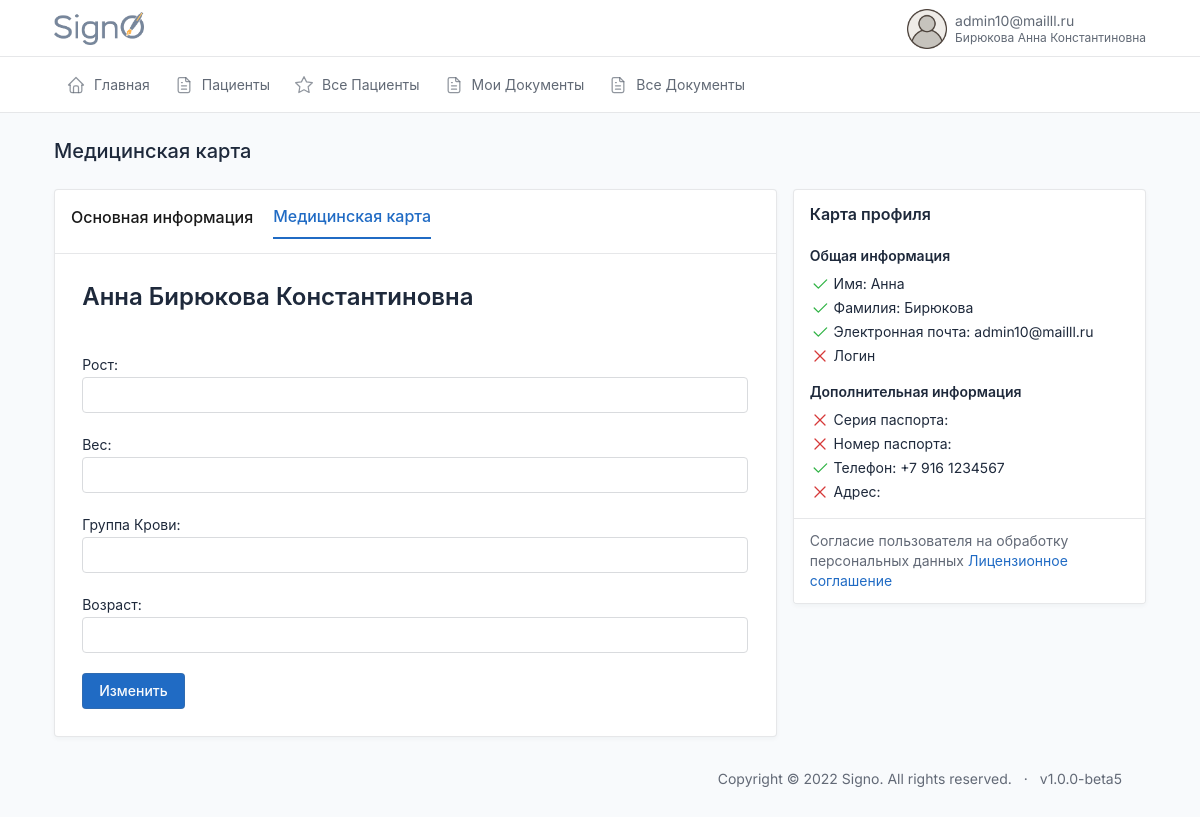
Screenshot of /id/mymedcard/ (signed in) with the database file from the repository.
### users/models.py (models this page shows, shortened)
class CustomUser(AbstractBaseUser, PermissionsMixin):
    email = models.EmailField(max_length=254, unique=True, verbose_name='Электронная почта')
    first_name = models.CharField(u"Имя", max_length=100, blank=True, null=True)
    last_name = models.CharField(u"Фамилия", max_length=100, blank=True, null=True)
    patronymic = models.CharField(u"Отчество", max_length=100, blank=True, null=True)
    pasport_series = models.CharField(max_length=12, blank=True, verbose_name='Серия паспорта')
    pasport_number = models.CharField(max_length=12, blank=True, verbose_name='Номер паспорта')
    addres = models.CharField(max_length=240, blank=True, verbose_name='Адрес пользователя')
    user_profile_id = models.IntegerField(blank=True, verbose_name='ID пользователя', null=True)
    phone = models.CharField(max_length=24, verbose_name='Телефон')
    uniq_id = models.CharField(unique=True, max_length=12, blank=True, null=True, verbose_name='Уникальный ID')
    photo = models.ImageField(
        upload_to='users/%Y/%m/%d/',
        blank=True,
        default='../static/images/default_avatar.png',
        verbose_name='Аватар')
    is_active = models.BooleanField(default=True, verbose_name='Активирован')
    is_admin = models.BooleanField(default=False, verbose_name='Администратор')
    is_staff = models.BooleanField(_('staff status'), default=False)
    is_superuser = models.BooleanField(_('super user'), default=False)
    date_joined = models.DateTimeField(u'date joined', blank=True, null=True, default=timezone.now)
    last_login = models.DateTimeField(u'last login', blank=True, null=True)
    groups = models.ManyToManyField(Group, blank=True, null=True, verbose_name='Группы', related_name='groups')
    user_permissions = models.ManyToManyField(Permission, blank=True, null=True, verbose_name='Разрешения', related_name='user_permissions')
    date_of_birthday = models.DateField(blank=True, null=True, verbose_name='Дата Рождения')
    ADMINISTRATOR = 'AD'
    DOCTOR = 'DO'
    CLIENT = 'CL'
    DIRECTOR = 'DI'
    TYPE_ROLE = [
        (ADMINISTRATOR, 'Администратор'),
        (DOCTOR, 'Врач'),
        (CLIENT, 'Клиент'),
        (DIRECTOR, 'Руководитель')
    ]
    type = models.CharField(max_length=6, choices=TYPE_ROLE, default=CLIENT, verbose_name='Тип пользователя')
    ban = models.BooleanField(default=False, verbose_name='Уволен')
    ban_date = models.DateTimeField(verbose_name='дата увольнения', blank=True, null=True)
    ecp = models.BooleanField(default=False, verbose_name='Наличие ЭЦП')
    USERNAME_FIELD = 'email'
    REQUIRED_FIELDS = []
    objects = CustomUserManager()
    class Meta:
        verbose_name='Пользователь'
        verbose_name_plural='Пользователи'

class MedCard(models.Model):
    user = models.OneToOneField(CustomUser, verbose_name='Клиент', on_delete=models.CASCADE)
    height = models.CharField(max_length=100, verbose_name='Рост', blank=True, null=True)
    weight = models.CharField(max_length=100, verbose_name='Вес', blank=True, null=True)
    blood = models.CharField(max_length=100, verbose_name='Группа крови', blank=True, null=True)
    age = models.CharField(max_length=100, verbose_name='Возраст', blank=True, null=True)
    class Meta:
        verbose_name = 'Карта'
        verbose_name_plural = 'Карты'

### users/views.py (the view)
# urls.py: path('mymedcard/', show_mymedcard, name='mymedcard'),
@login_required
def show_mymedcard(request):
    if request.method == 'POST':
        u_form = MedCardUpdateForm(request.POST, instance=request.user.medcard)
        if u_form.is_valid():
            u_form.save()
            messages.success(request, f'Ваш профиль успешно обновлен.')
            return redirect('profile')
    else:
        u_form = MedCardUpdateForm(instance=request.user.medcard)
    context = {
        'title': 'Медицинская карта',
        'u_form': u_form,
    }
    return render(request, 'index/mymedcard.html', context)

### users/forms.py
class MedCardUpdateForm(forms.ModelForm):
    height = forms.CharField(label='Рост', required=True, widget=forms.TextInput(attrs={'class': 'form-control'}))
    weight = forms.CharField(label='Вес', required=True, widget=forms.TextInput(attrs={'class': 'form-control'}))
    blood = forms.CharField(label='Группа Крови', required=True, widget=forms.TextInput(attrs={'class': 'form-control'}))
    age = forms.CharField(label='Возраст', required=True, widget=forms.TextInput(attrs={'class': 'form-control'}))
    class Meta:
        model = MedCard
        fields = ['height', 'weight', 'blood', 'age']

### index/templates/index/mymedcard.html (shortened to what this page needs)
{%extends 'index.html'%}{%load static%}
{%block content%}
<div class="row row-cards">
              <div class="col-lg-8">
                <div class="card card-lg">
                                      <div class="card-header">
                    <a href="{%url 'profile'%}"><h3 class="card-title"  style="    padding: 0px 0px 9px 0px;
    color: #191919;">Основная информация</h3></a>
                    <a href="{%url 'mymedcard'%}"><h3 class="card-title"  style="    border-bottom: 2px solid;
    padding: 0px 0px 9px 0px;">Медицинская карта</h3></a>
                  </div>
                  <div class="card-body">
                    <div class="markdown">
<form action="" method="post" enctype="multipart/form-data">
    <h1>{{request.user.first_name}} {{request.user.last_name}} {{request.user.patronymic}}</h1>
    {{u_form}}
    <button type="submit" class="btn btn-primary">Изменить</button>
</form>
                    </div>
                  </div>
                </div>
              </div>
              <div class="col-lg-4">
                <div class="card">
                  <div class="card-body">
                    <div class="d-flex align-items-center mb-3">
                      <div>
                        <h3 class="lh-1">
                        Карта профиля
                        </h3>
                      </div>
                    </div>
                    <h4>Общая информация</h4>
                    <ul class="list-unstyled space-y-1">
                      <li>
                          {%if request.user.first_name%}
                          <svg xmlns="http://www.w3.org/2000/svg" class="icon text-green" width="24" height="24" viewBox="0 0 24 24" stroke-width="2" stroke="currentColor" fill="none" stroke-linecap="round" stroke-linejoin="round"><path stroke="none" d="M0 0h24v24H0z" fill="none"></path><path d="M5 12l5 5l10 -10"></path></svg>
                          {%endif%}
                        Имя: {{request.user.first_name}}
                      </li>
                      <li>
                          {%if request.user.last_name%}
                          <svg xmlns="http://www.w3.org/2000/svg" class="icon text-green" width="24" height="24" viewBox="0 0 24 24" stroke-width="2" stroke="currentColor" fill="none" stroke-linecap="round" stroke-linejoin="round"><path stroke="none" d="M0 0h24v24H0z" fill="none"></path><path d="M5 12l5 5l10 -10"></path></svg>
                          {%endif%}
                        Фамилия: {{request.user.last_name}}
                      </li>
                      <li>
                          {%if request.user.email%}
                          <svg xmlns="http://www.w3.org/2000/svg" class="icon text-green" width="24" height="24" viewBox="0 0 24 24" stroke-width="2" stroke="currentColor" fill="none" stroke-linecap="round" stroke-linejoin="round"><path stroke="none" d="M0 0h24v24H0z" fill="none"></path><path d="M5 12l5 5l10 -10"></path></svg>
                          {%endif%}
                          Электронная почта: {{request.user.email}}
                      </li>
                      <li>
                        Логин {{request.user.username}}
                      </li>
                    </ul>
                    <h4>Дополнительная информация</h4>
                    <ul class="list-unstyled space-y-1">
                      <li>
                        Серия паспорта: {{request.user.pasport_series}}
                      </li>
                      <li>
                        Номер паспорта: {{request.user.pasport_number}}
                      </li>
                        <li>
                          {%if request.user.phone%}
                          <svg xmlns="http://www.w3.org/2000/svg" class="icon text-green" width="24" height="24" viewBox="0 0 24 24" stroke-width="2" stroke="currentColor" fill="none" stroke-linecap="round" stroke-linejoin="round"><path stroke="none" d="M0 0h24v24H0z" fill="none"></path><path d="M5 12l5 5l10 -10"></path></svg>
                            {%endif%}
                        Телефон: {{request.user.phone}}
                      </li>
                        <li>
                        Адрес: {{request.user.addres}}
                      </li>
                    </ul>
                  </div>
                  <div class="card-footer">
                    Согласие пользователя на обработку персональных данных
                    <a href="#" target="_blank">Лицензионное соглашение</a>
                  </div>
                </div>
              </div>
            </div>
{%endblock%}

### templates/header.html (shortened to what this page needs)
<!doctype html>{%load static%}
<html lang="en">
<head>
  <link href="{% static 'dist/css/tabler.min.css' %}" rel="stylesheet" />
  <link href="{% static 'dist/css/tabler-flags.min.css' %}" rel="stylesheet" />
  <link href="{% static 'dist/css/tabler-payments.min.css'%}" rel="stylesheet" />
  <link href="{% static 'dist/css/tabler-vendors.min.css' %}" rel="stylesheet" />
  <link href="{% static 'dist/css/demo.min.css'%}" rel="stylesheet" />
  <link href="{% static 'css/style.css'%}" rel="stylesheet" />
  <link rel='stylesheet' href='https://cdn-uicons.flaticon.com/uicons-regular-rounded/css/uicons-regular-rounded.css'>
</head>
<body>
  <div class="wrapper">
    <header class="navbar navbar-expand-md navbar-light d-print-none">
      <div class="container-xl">
        <h1 class="navbar-brand navbar-brand-autodark d-none-navbar-horizontal pe-0 pe-md-3"
          style="display:flex; justify-content:space-between">
          <a href="{%url 'index'%}">
            <img width=90px height=33px src="/static/images/signo_logo.png">
          </a>
        </h1>
        <div class="navbar-nav flex-row order-md-last">
          <div class="nav-item dropdown">
            <a href="#" class="nav-link d-flex lh-1 text-reset p-0" data-bs-toggle="dropdown"
              aria-label="Open user menu">
              <img width=40px height=40px src="{{request.user.photo.url}}">
              <div class="d-none d-xl-block ps-2">
                <div>{{request.user.email}}</div>
                <div class="mt-1 small text-muted">
                  {{request.user.last_name}} {{request.user.first_name}} {{request.user.patronymic}}
                </div>
              </div>
            </a>
          </div>
        </div>
      </div>
    </header>
    <div class="navbar-expand-md">
      <div class="collapse navbar-collapse" id="navbar-menu">
        <div class="navbar navbar-light">
          <div class="container-xl">
            <ul class="navbar-nav">
              {%if request.user.type == 'AD'%}
              {% include 'menu/administrator.html' %}
              {%endif%}
            </ul>
          </div>
        </div>
      </div>
    </div>
    <div class="page-wrapper">
      <div class="container-xl">
        <div class="page-header d-print-none">
          <div class="row align-items-center">
            <div class="col">
              <h2 class="page-title">
                {%block title%}{{title}}{%endblock%}
              </h2>
            </div>
          </div>
        </div>
      </div>
      <div class="page-body">
        <div class="container-xl">

### templates/header.html (style rules this page uses)
.card-header a { margin: 0px 20px 0px 0px; }

### index/templates/index/mymedcard.html (style rules this page uses)
label { display: inline-block; width: 100%; }
.form-control { margin: 0px 0px 20px 0; }
h1 { margin: 0px 0px 40px 0px; }
.card-lg>.card-body { padding: 1.7rem; }

### rows the page displays
CustomUser: user.photo (placeholder picture), user.email "admin10@mailll.ru", user.last_name "Бирюкова", user.first_name "Анна", user.patronymic "Константиновна", user.phone "+7 916 1234567"

### other values shown
{{ title }} "Медицинская карта"
